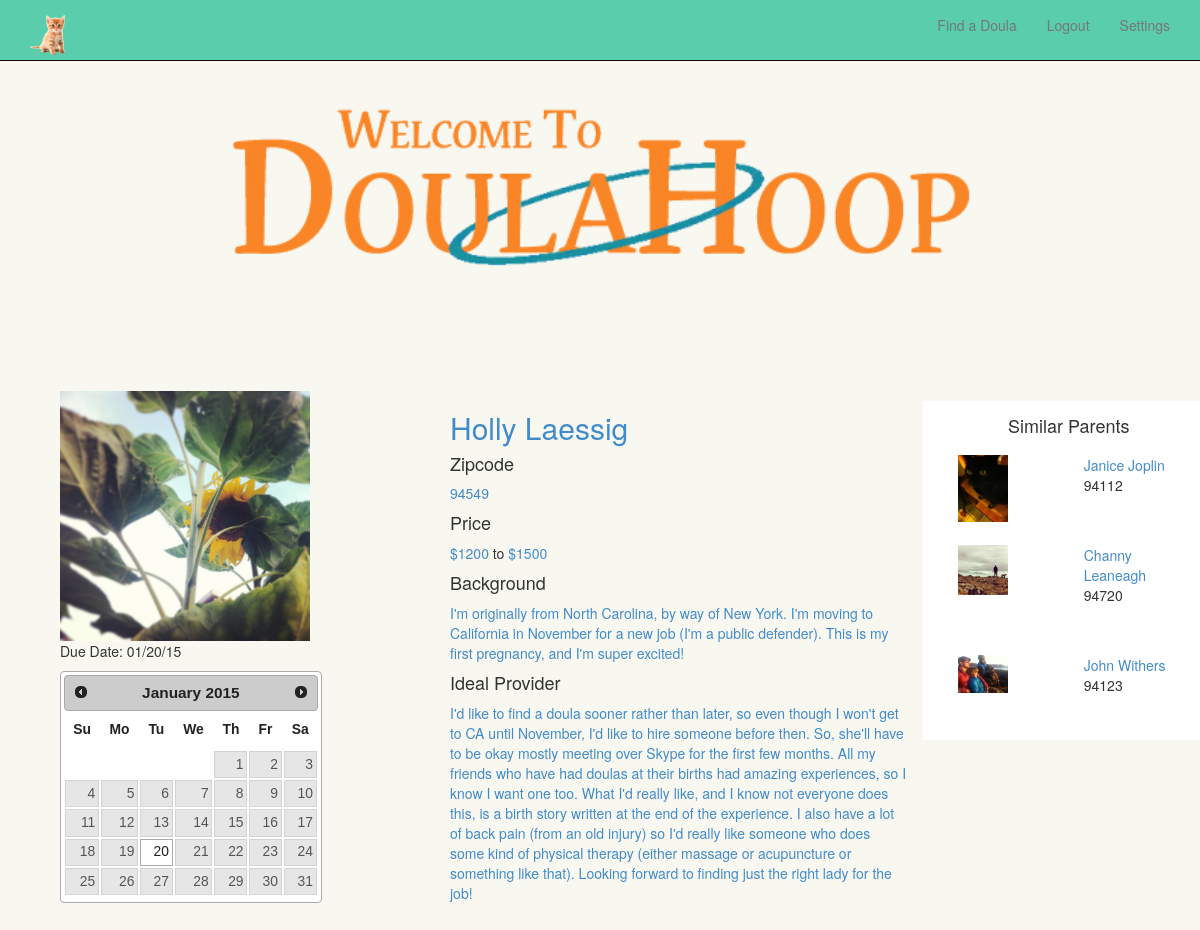
/parent/5 (signed in), run on the app's committed database.
### model.py (models this page shows)
class Parent(Base):
	__tablename__ = "parents"
	id = Column(Integer, primary_key = True)
	email = Column(String(64), nullable = False)
	password = Column(String(64), nullable = False)
	firstname = Column(String(64), nullable = True)
	lastname = Column(String(64), nullable = True)
	price_min = Column(Integer, nullable = True)
	price_max = Column(Integer, nullable = True)
	background = Column(Text, nullable = True)
	image = Column(String(64), nullable = True)
	zipcode = Column(String(64), nullable = True)
	zipcode_lat = Column(Integer, nullable = True)
	zipcode_lng = Column(Integer, nullable = True)
	display_name = Column(String(64), nullable = True)
	ideal_doula_nar = Column(Text, nullable = True)
	visibility = Column(String(64), nullable = True)
	due_date = Column(DateTime, nullable = True)
	def parse_parent_form_data(self, data):
		self.email = data.get('email')
		self.firstname = data.get('firstname')
		self.lastname = data.get('lastname')
		self.price_min = data.get('price_min')
		self.price_max = data.get('price_max')
		self.background = data.get('background')
		self.image = data.get('image')
		self.zipcode = data.get('zipcode')
		self.practice = data.get('practice')
		self.display_name = data.get('display_name')
		self.ideal_doula_nar = data.get('ideal_doula_nar')
		self.visibility = data.get('visibility')
		password = data.get('password')
		hashed_pw = passwords.set_password(password)
		self.password = hashed_pw
		unicode_due_date = data.get('due_date')
		self.due_date = datetime.datetime.strptime(data.get('due_date'), "%Y-%m-%d")
	def store_coordinates(self, lat, lng):
		self.zipcode_lat = lat
		self.zipcode_lng = lng
	def is_authenticated(self):
		return True
	def is_active(self):
		return True
	def is_anonymous(self):
		return False
	def get_id(self):
		return unicode(self.id)
	def is_doula(self):
		return False

### app.py (the view)
@app.route('/parent/<int:id>') #change this route to include the parents's <int:id> in the url
@login_required
def display_user_profile(id):
	parent = model.session.query(model.Parent).get(id)
	if parent.visibility == "doulas" and not current_user.is_doula() and current_user.id != parent.id:
		flash('This user has chosen to be visible to doulas only')
		return render_template('blank.html')
	elif parent.visibility == 'none' and current_user.id != parent.id:
		flash('This user has chosen to be invisible')
		return render_template('blank.html')
	due_date = parent.due_date.strftime("%m/%d/%y")
	suggested_parent_list = users.suggest_parents()
	return render_template('user-profile.html', parent = parent,
												due_date = due_date,
												suggested_parent_list = suggested_parent_list)

### app.py (called while the page is built)
@login_manager.user_loader
def load_user(user_id):
	role = session.get('role', None)
	if role == 'doula':
		return model.session.query(model.Doula).get(user_id)
	elif role == 'parent':
		return model.session.query(model.Parent).get(user_id)
	return None

### model.py (called while the page is built)
	def is_authenticated(self):
		return True

	def is_doula(self):
		return True

### users.py (called while the page is built)
def suggest_parents():
	parent_list = model.session.query(model.Parent).all()
	if len(parent_list) > 4:
		suggested_parent_list = []
		for i in range(1,4):
			parent = parent_list.pop(randint(0, len(parent_list) - 1))
			suggested_parent_list.append(parent)
		return suggested_parent_list
	return None

### templates/user-profile.html (shortened to what this page needs)
{% extends 'logged-in-base.html' %}
{% block body %}
<div class="container">
  <div class="row">
      <div class="col-md-4 col-sm-5" id="profile-column-left">
        <div id="parent-profile-pic"> <img width="250" src="/static/images/uploads/parent_{{ parent.id }}.jpg">
        </div>
        <div id="calendar" width="150">
          <p>Due Date: {{ due_date }}</p>
        </div>
      </div>
      <div class="col-md-5 col-sm-7" id="profile-column-middle">
        <h2>
          <a href="#" class="editable" data-type="text" data-pk="{{ parent.id }}" data-name="firstname" data-original-title title data-url="/parent_edit" data-title="Enter your first name">{{ parent.firstname }} </a>
          <a href="#" class="editable" data-type="text" data-pk="{{ parent.id }}" data-name="lastname" data-original-title title data-url="/parent_edit" data-title="Enter your last name">{{ parent.lastname }} </a>
        <h4> Zipcode </h4>
          <a href="#" class="editable" data-type="text" data-pk="{{ parent.id }}" data-name="zipcode" data-original-title title data-url="/parent_edit" data-title="Enter your zipcode">{{ parent.zipcode }}</a>
        <h4> Price </h4>
          <a href="#" class="editable" data-type="number" data-pk="{{ parent.id }}" data-name="price_min" data-original-title title data-url="/parent_edit" data-title="Enter the minimum you'd like to pay">${{ parent.price_min }}</a>
          to <a href="#" class="editable" data-type="number" data-pk="{{ parent.id }}" data-name="price_max" data-original-title title data-url="/parent_edit" data-title="Enter the maximum you'd like to pay">${{ parent.price_max }}</a>
        <h4> Background </h4>
          <a href="#" class="editable" data-type="text" data-pk="{{ parent.id }}" data-name="background" data-original-title title data-url="/parent_edit" data-title="Give some background about yourself">{{ parent.background }}</a>
        <h4> Ideal Provider </h4>
          <a href="#" class="editable" data-type="text" data-pk="{{ parent.id }}" data-name="ideal_nar" data-original-title title data-url="/parent_edit" data-title="Describe your ideal doula">{{ parent.ideal_doula_nar }} </a>
      </div>
      <div class="col-md-3 col-xs-12" id="profile-column-right">
        {% if suggested_parent_list != None %}
          <div class="col-xs-12">
            <h4 style="text-align: center">Similar Parents</h4>
          </div>
            {% for s_parent in suggested_parent_list %}
              {% if s_parent.id != parent.id %}
                <div class="suggestion col-xs-4 col-md-12">
                  <div class="col-xs-6" id="suggestion-1-thumb">
                    <img style="margin:2" width=50 src="/static/images/uploads/{{ s_parent.image }}">
                  </div>
                  <div class="col-xs-6" id="suggestion-1-desc">
                    <p> <a href="/parent/{{ s_parent.id }}">{{ s_parent.firstname }} {{ s_parent.lastname }}</a>
                      {{ s_parent.zipcode }}
                    </p>
                    <br>
                  </div>
                </div>
              {% endif %}
          {% endfor %}
        {% endif %}
      </div>
  </div>
</div>
{% endblock %}

### static/styles2.css (style rules this page uses)
.row a { text-decoration: none; }
#profile-column-left { text-align:left; }
#profile-column-middle { text-align:left; }
#profile-column-right { text-align:left; background-color: white; padding: 5px; margin-top: 10px; }
.suggestion { text-align: left; margin-top: 10px; margin-bottom: 10px; }
body { background-color: #F8F8F1; }

### data on the page
Parent: firstname "Holly", lastname "Laessig", zipcode "94549", price_min "1200", price_max "1500", background "I'm originally from North Carolina, by way of New York. I'm moving to California in November for a new job (I'm a public defender). This is my first pregnancy, and I'm super excited!", ideal_doula_nar "I'd like to find a doula sooner rather than later, so even though I won't get to CA until November, I'd like to hire someone before then. So, she'll have to be okay mostly meeting over Skype for the first few months. All my friends who have had doulas at their births had amazing experiences, so I know I want one too. What I'd really like, and I know not everyone does this, is a birth story written at the end of the experience. I also have a lot of back pain (from an old injury) so I'd really like someone who does some kind of physical therapy (either massage or acupuncture or something like that). Looking forward to finding just the right lady for the job!"
Parent: image (picture), firstname "Janice", lastname "Joplin", zipcode "94112"
Parent: image (picture), firstname "Channy", lastname "Leaneagh", zipcode "94720"
Parent: image (picture), firstname "John", lastname "Withers", zipcode "94123"

### other printed values
{{ due_date }} "01/20/15"
